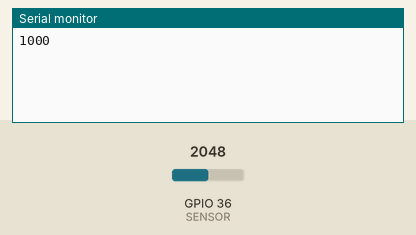
Recording of a sketch running on a simulated ESP32. Parts: the last lines printed to the serial monitor. The test bench sets the inputs (shaded band); at power-on: GPIO 36 (SENSOR) = 2048.

Above: at 1.2 s.
1.3 s: GPIO 36 (SENSOR) set to 860
At 2.6 s:
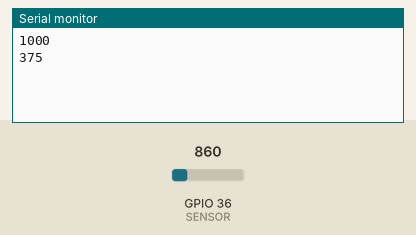
2.8 s: GPIO 36 (SENSOR) set to 940
At 3.3 s:
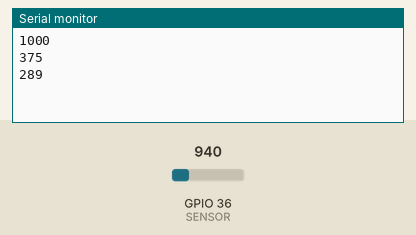
Timing chart, 0 to 5.8 s (numbered marks = the images above; inputs shaded):
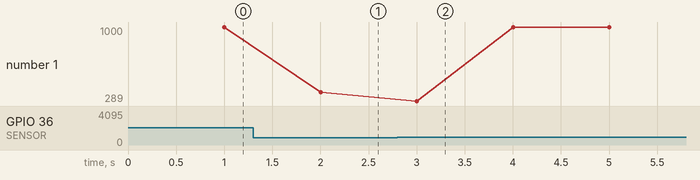

The sketch:

sensor.ino
```cpp
#include "Ticker.h"
#define SENSOR A0
#define LIMIT 900
bool flag = false;
int counter = 0;

void TimeToCheck();
void HowLong();

Ticker timer5(TimeToCheck, 1000, 0, MILLIS);
Ticker timer2(HowLong, 1, 0, MILLIS);

void setup() {
  Serial.begin(9600);
  pinMode(SENSOR, INPUT);
  timer5.start();
  timer2.start();
}

void loop() {
  int count = analogRead(SENSOR);
  // Serial.println(String(count));
  if (count > LIMIT && !flag){
    timer2.pause();
    flag = true;
  }
  if (count <= LIMIT && flag){
    timer2.resume();
    flag = false;
  }
  timer2.update();
  timer5.update();
}

void TimeToCheck(){
  int count = timer2.counter() - counter;
  Serial.println(String(1000 - count));
  counter = timer2.counter();
}

void HowLong(){}
```

Measured:
- after the input at 1.3 s, the serial monitor: prints a new line after 0.70 s (image 1)
- after the input at 2.8 s, the serial monitor: prints a new line after 0.20 s (image 2)
- plotted number 1: 1000 → 375 after the input at 1.3 s
